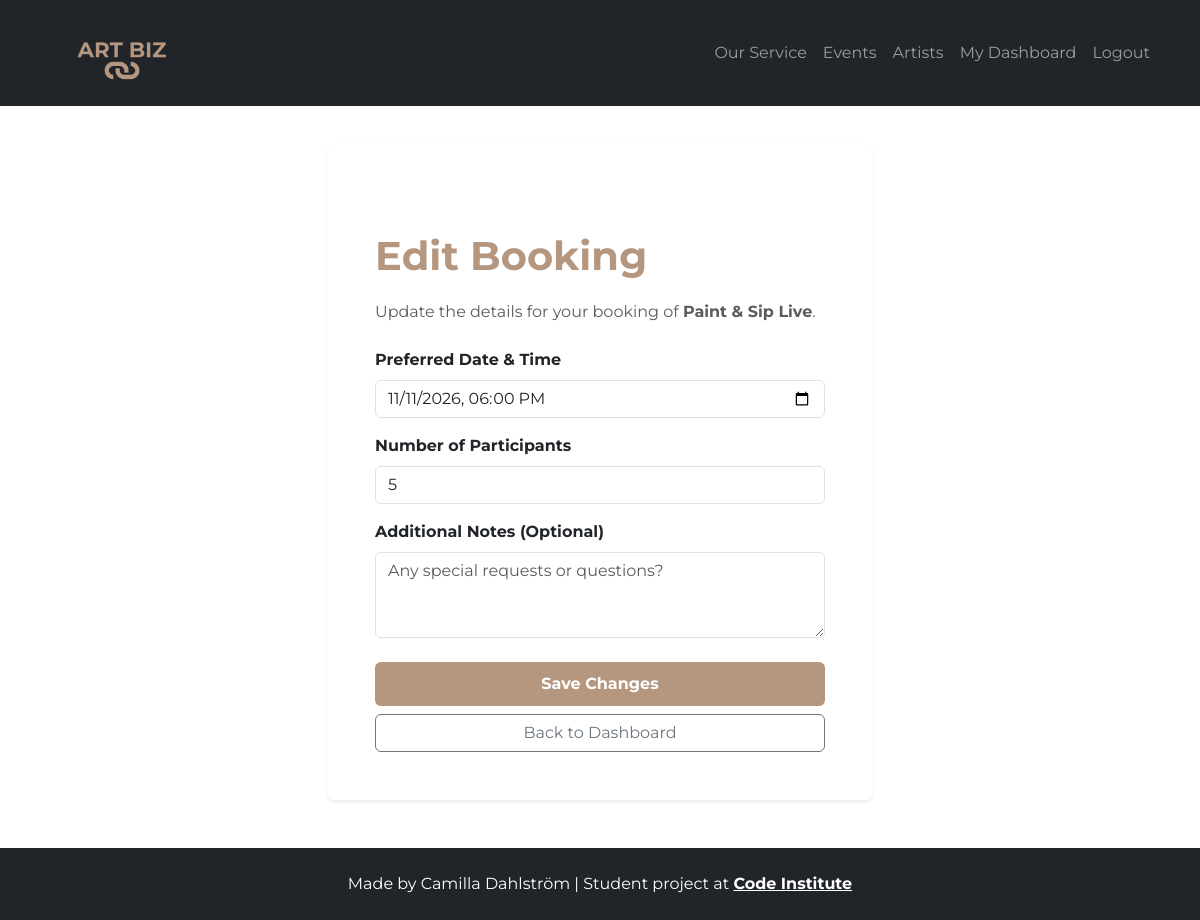
Page /booking/edit/1/ (signed in) on the earlier database version.
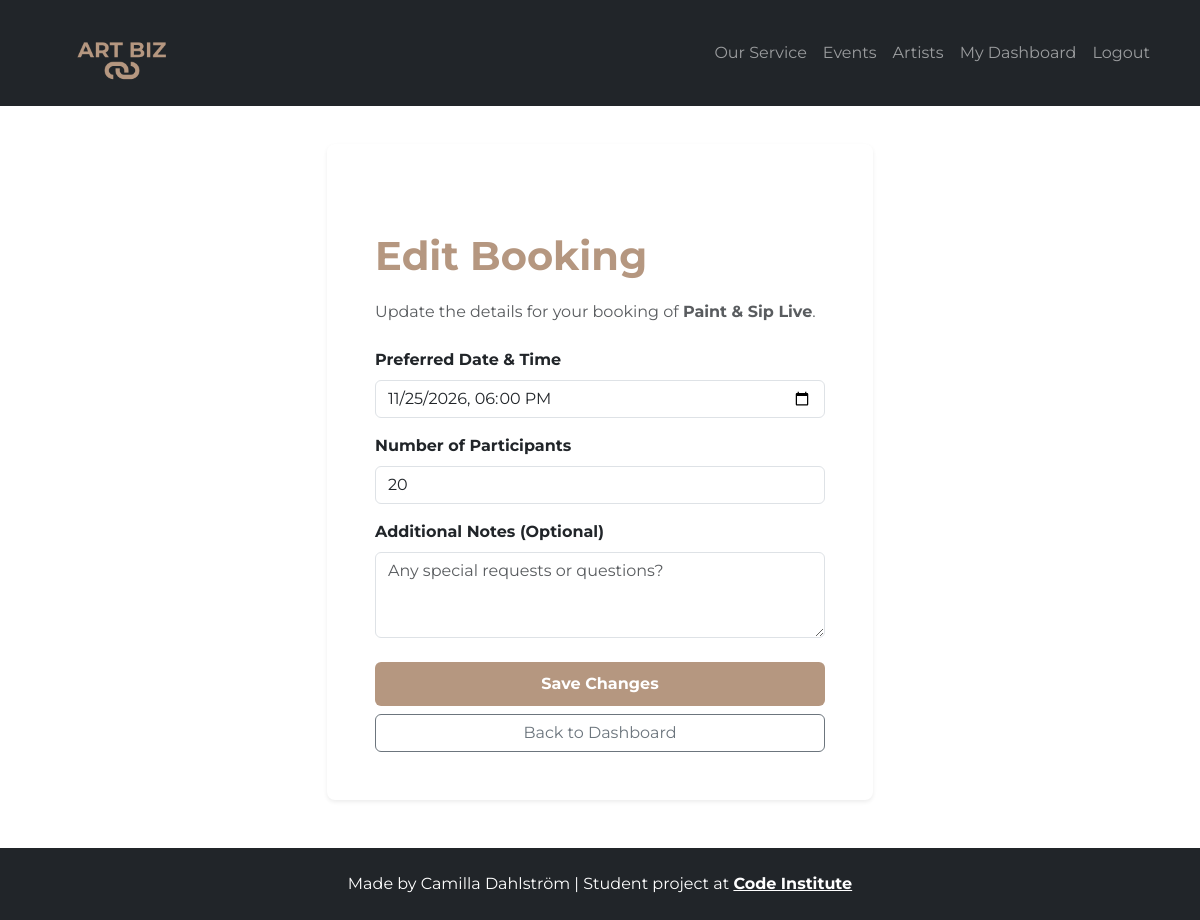
Same page on the later database version.
### bookings/models.py (models this page shows, shortened)
class Booking(models.Model):
    STATUS_CHOICES = [
        ('pending', 'Väntar på godkännande'),
        ('confirmed', 'Bekräftad'),
        ('cancelled', 'Avbokad'),
    ]
    user = models.ForeignKey(User, on_delete=models.CASCADE, related_name='bookings')
    service = models.ForeignKey(Service, on_delete=models.PROTECT, related_name='booked_services')
    booking_date = models.DateTimeField()
    number_of_participants = models.PositiveIntegerField(default=5)
    created_at = models.DateTimeField(auto_now_add=True)
    status = models.CharField(max_length=20, choices=STATUS_CHOICES, default='pending')
    notes = models.TextField(blank=True, null=True)

### bookings/views.py (the view)
# urls.py: path('booking/edit/<int:booking_id>/', edit_booking, name='edit_booking'),
@login_required
def edit_booking(request, booking_id):
    booking = get_object_or_404(Booking, id=booking_id, user=request.user)
    if request.method == 'POST':
        form = BookingForm(request.POST, instance=booking)
        if form.is_valid():
            form.save()
            messages.success(request, f'Your booking for "{booking.service.title}" has been updated.')
            return redirect('dashboard')
    else:
        form = BookingForm(instance=booking)
    context = {
        'form': form,
        'booking': booking,
        'service': booking.service,
    }
    return render(request, 'edit_booking.html', context)

### bookings/forms.py (shortened to what this page needs)
class BookingForm(forms.ModelForm):
    class Meta:
        model = Booking
        fields = ['booking_date', 'number_of_participants', 'notes']
        widgets = {
            'booking_date': forms.DateTimeInput(
                attrs={
                    'type': 'datetime-local',
                    'class': 'form-control',
                }
            ),
            'number_of_participants': forms.NumberInput(
                attrs={
                    'class': 'form-control',
                    'min': 1,
                }
            ),
            'notes': forms.Textarea(
                attrs={
                    'class': 'form-control',
                    'rows': 3,
                    'placeholder': 'Any special requests or questions?',
                }
            ),
        }
        labels = {
            'booking_date': 'Preferred Date & Time',
            'number_of_participants': 'Number of Participants',
            'notes': 'Additional Notes (Optional)',
        }

### bookings/templates/edit_booking.html (shortened to what this page needs)
{% extends 'base.html' %}
{% block content %}
<div class="container my-5">
    <div class="row justify-content-center">
        <div class="col-md-8 col-lg-6">
            <div class="card shadow-sm border-0 rounded-3">
                <div class="card-body p-4 p-md-5">
                    <h1 class="display-6 fw-bold" style="color: #b59780; margin-bottom: 20px; padding-top: 40px">Edit Booking</h1>
                    <p class="text-muted mb-4">Update the details for your booking of <strong>{{ service.title }}</strong>.</p>
                    <form method="POST">
                        {% for field in form %}
                        <div class="mb-3">
                            <label for="{{ field.id_for_label }}" class="form-label fw-bold">
                                {{ field.label }}
                            </label>
                            {{ field }}
                        </div>
                        {% endfor %}
                        <div class="d-grid gap-2 mt-4">
                            <button type="submit" class="btn btn-artbiz">Save Changes</button>
                            <a href="{% url 'dashboard' %}" class="btn btn-outline-secondary">Back to Dashboard</a>
                        </div>
                    </form>
                </div>
            </div>
        </div>
    </div>
</div>
{% endblock %}

Differences in the rows shown:
changed Booking: booking_date "11/11/2026 18:00" → "11/25/2026 18:00"; number_of_participants "5" → "20"
